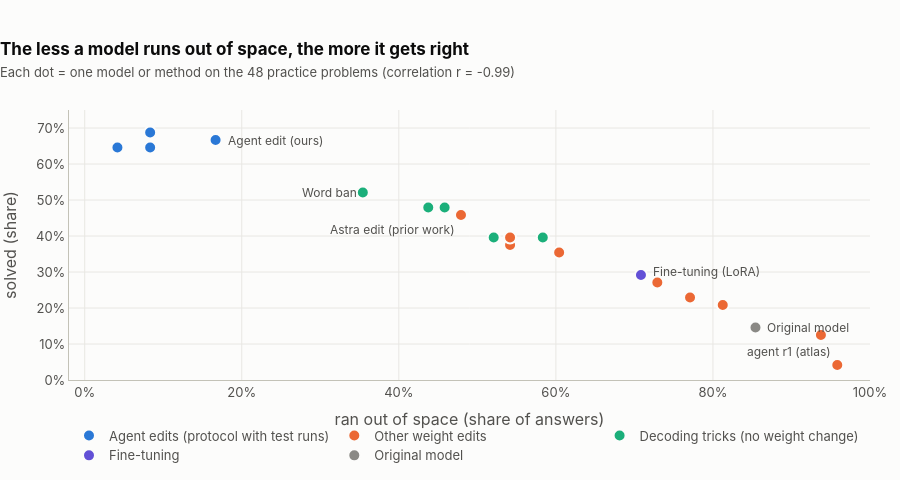

Notebook cell for this chart:
### Markdown cell above
## 4. Why it works: stop the loops, and the answers follow

Every method and every edited model we ever tested on the practice set is one dot. Horizontally: how often it ran
out of space. Vertically: how often it was right.

### Code cell
G = {"Agent edits (protocol with test runs)": BLUE, "Other weight edits": ORANGE, "Decoding tricks (no weight change)": AQUA,
     "Fine-tuning": VIOLET, "Original model": GRAY}
def group(a):
    if a == "base": return "Original model"
    if a.startswith("ft_"): return "Fine-tuning"
    if a.startswith(("lb", "bf")): return "Decoding tricks (no weight change)"
    if a in ("m2a_a1", A1, "m2a_a2", A1 + "+bf4096"): return "Agent edits (protocol with test runs)"
    return "Other weight edits"
NICE = {"m2a_r1": "agent r1 (atlas)", "m2a_a0": "agent a0", "m2a_r2": "agent r2 (atlas)", "m2a_r3": "agent r3 (atlas)",
        "m2a_a1": "agent a1 (1st pick)", "m2a_r1_192156_139": "agent r1 (3rd pick)", "m2a_dose_232243_057": "dose test 1",
        "m2a_dose_232709_125": "dose test 2", "lb_w10_t0": "word ban (setting 1)", "lb_w3_t1": "word ban (setting 3)",
        "bf8192": "time limit 8,192", "m2a_naive": "automated search"}
fig = go.Figure()
pts = []
for a, v in gen["dev48"].items():
    s = v["summary"]; n = len(v["rows"])
    pts.append((a, s["cut"], s["acc"], n, group(a)))
for gname, col in G.items():
    P = [p for p in pts if p[4] == gname]
    fig.add_scatter(x=[p[1] for p in P], y=[p[2] for p in P], mode="markers", name=gname,
                    marker=dict(size=12, color=col, line=dict(color=SURFACE, width=2)),
                    customdata=[[ARMS[p[0]][0] if p[0] in ARMS else NICE.get(p[0], p[0]), round(p[2] * p[3]), p[3], round(p[1] * p[3])] for p in P],
                    hovertemplate="<b>%{customdata[0]}</b><br>ran out of space on %{customdata[3]} of %{customdata[2]} (%{x:.0%})<br>solved %{customdata[1]} of %{customdata[2]} (%{y:.0%})<extra></extra>")
for a, xa, ys in [("base", "left", 0), (A1, "left", 0), ("astra", "right", -14), ("ft_sft_ep2", "left", 4), ("lbx_w10_t1", "right", 0), ("m2a_r1", "right", 14)]:
    p = next(p for p in pts if p[0] == a)
    fig.add_annotation(x=p[1], y=p[2], text=ARMS[a][0] if a in ARMS else NICE[a], showarrow=False,
                       xshift=10 if xa == "left" else -4, yshift=ys, xanchor=xa, font=dict(color=INK2, size=12))
import numpy as np
r = np.corrcoef([p[1] for p in pts], [p[2] for p in pts])[0, 1]
style(fig, 480, "The less a model runs out of space, the more it gets right",
      f"Each dot = one model or method on the 48 practice problems (correlation r = {r:.2f})")
fig.update_xaxes(title="ran out of space (share of answers)", tickformat=".0%", range=[-0.02, 1.0], zeroline=False)
fig.update_yaxes(title="solved (share)", tickformat=".0%", range=[0, 0.75])
show(fig)

### Figure 1 — Plotly figure (JSON) as saved in the notebook; plotly's stock layout.template omitted (floating-point values rounded to 4 significant figures)
{"data": [{"customdata": [["agent a1 (1st pick)", 31, 48, 2], ["Agent edit (ours)", 32, 48, 8], ["Agent edit, 2nd agent", 31, 48, 4], ["Agent edit + time limit", 33, 48, 4]], "hovertemplate": "<b>%{customdata[0]}</b><br>ran out of space on %{customdata[3]} of %{customdata[2]} (%{x:.0%})<br>solved %{customdata[1]} of %{customdata[2]} (%{y:.0%})<extra></extra>", "marker": {"color": "#2a78d6", "line": {"color": "#fcfcfb", "width": 2}, "size": 12}, "mode": "markers", "name": "Agent edits (protocol with test runs)", "type": "scatter", "x": [0.04167, 0.1667, 0.08333, 0.08333], "y": [0.6458, 0.6667, 0.6458, 0.6875]}, {"customdata": [["Astra edit (prior work)", 22, 48, 23], ["agent r1 (atlas)", 2, 48, 46], ["agent a0", 18, 48, 26], ["agent r1 (3rd pick)", 11, 48, 37], ["dose test 1", 6, 48, 45], ["dose test 2", 10, 48, 39], ["agent r2 (atlas)", 17, 48, 29], ["agent r3 (atlas)", 19, 48, 26], ["Automated search (no agent)", 13, 48, 35]], "hovertemplate": "<b>%{customdata[0]}</b><br>ran out of space on %{customdata[3]} of %{customdata[2]} (%{x:.0%})<br>solved %{customdata[1]} of %{customdata[2]} (%{y:.0%})<extra></extra>", "marker": {"color": "#eb6834", "line": {"color": "#fcfcfb", "width": 2}, "size": 12}, "mode": "markers", "name": "Other weight edits", "type": "scatter", "x": [0.4792, 0.9583, 0.5417, 0.7708, 0.9375, 0.8125, 0.6042, 0.5417, 0.7292], "y": [0.4583, 0.04167, 0.375, 0.2292, 0.125, 0.2083, 0.3542, 0.3958, 0.2708]}, {"customdata": [["word ban (setting 1)", 19, 48, 28], ["Word ban", 25, 48, 17], ["word ban (setting 3)", 19, 48, 25], ["Thinking time limit", 23, 48, 22], ["time limit 8,192", 23, 48, 21]], "hovertemplate": "<b>%{customdata[0]}</b><br>ran out of space on %{customdata[3]} of %{customdata[2]} (%{x:.0%})<br>solved %{customdata[1]} of %{customdata[2]} (%{y:.0%})<extra></extra>", "marker": {"color": "#1baf7a", "line": {"color": "#fcfcfb", "width": 2}, "size": 12}, "mode": "markers", "name": "Decoding tricks (no weight change)", "type": "scatter", "x": [0.5833, 0.3542, 0.5208, 0.4583, 0.4375], "y": [0.3958, 0.5208, 0.3958, 0.4792, 0.4792]}, {"customdata": [["Fine-tuning (LoRA)", 14, 48, 34]], "hovertemplate": "<b>%{customdata[0]}</b><br>ran out of space on %{customdata[3]} of %{customdata[2]} (%{x:.0%})<br>solved %{customdata[1]} of %{customdata[2]} (%{y:.0%})<extra></extra>", "marker": {"color": "#6250d6", "line": {"color": "#fcfcfb", "width": 2}, "size": 12}, "mode": "markers", "name": "Fine-tuning", "type": "scatter", "x": [0.7083], "y": [0.2917]}, {"customdata": [["Original model", 7, 48, 41]], "hovertemplate": "<b>%{customdata[0]}</b><br>ran out of space on %{customdata[3]} of %{customdata[2]} (%{x:.0%})<br>solved %{customdata[1]} of %{customdata[2]} (%{y:.0%})<extra></extra>", "marker": {"color": "#8a8985", "line": {"color": "#fcfcfb", "width": 2}, "size": 12}, "mode": "markers", "name": "Original model", "type": "scatter", "x": [0.8542], "y": [0.1458]}], "layout": {"annotations": [{"font": {"color": "#52514e", "size": 12}, "showarrow": false, "text": "Original model", "x": 0.8542, "xanchor": "left", "xshift": 10, "y": 0.1458, "yshift": 0}, {"font": {"color": "#52514e", "size": 12}, "showarrow": false, "text": "Agent edit (ours)", "x": 0.1667, "xanchor": "left", "xshift": 10, "y": 0.6667, "yshift": 0}, {"font": {"color": "#52514e", "size": 12}, "showarrow": false, "text": "Astra edit (prior work)", "x": 0.4792, "xanchor": "right", "xshift": -4, "y": 0.4583, "yshift": -14}, {"font": {"color": "#52514e", "size": 12}, "showarrow": false, "text": "Fine-tuning (LoRA)", "x": 0.7083, "xanchor": "left", "xshift": 10, "y": 0.2917, "yshift": 4}, {"font": {"color": "#52514e", "size": 12}, "showarrow": false, "text": "Word ban", "x": 0.3542, "xanchor": "right", "xshift": -4, "y": 0.5208, "yshift": 0}, {"font": {"color": "#52514e", "size": 12}, "showarrow": false, "text": "agent r1 (atlas)", "x": 0.9583, "xanchor": "right", "xshift": -4, "y": 0.04167, "yshift": 14}], "bargap": 0.25, "font": {"color": "#52514e", "family": "Inter, Helvetica, Arial, sans-serif", "size": 13}, "height": 480, "hoverlabel": {"align": "left", "bgcolor": "white", "bordercolor": "#c3c2b7", "font": {"color": "#0b0b0b", "size": 13}}, "legend": {"font": {"color": "#52514e"}, "orientation": "h", "x": 0, "y": -0.15}, "margin": {"b": 40, "l": 10, "r": 30, "t": 110}, "paper_bgcolor": "#fcfcfb", "plot_bgcolor": "#fcfcfb", "title": {"font": {"color": "#0b0b0b", "size": 17}, "text": "<b>The less a model runs out of space, the more it gets right</b><br><span style='font-size:13px;color:#52514e'>Each dot = one model or method on the 48 practice problems (correlation r = -0.99)</span>", "x": 0, "xanchor": "left"}, "xaxis": {"gridcolor": "#e8e7e3", "linecolor": "#c3c2b7", "range": [-0.02, 1.0], "tickfont": {"color": "#52514e"}, "tickformat": ".0%", "title": {"text": "ran out of space (share of answers)"}, "zeroline": false, "zerolinecolor": "#c3c2b7"}, "yaxis": {"gridcolor": "#e8e7e3", "linecolor": "#c3c2b7", "range": [0, 0.75], "tickfont": {"color": "#52514e"}, "tickformat": ".0%", "title": {"text": "solved (share)"}, "zerolinecolor": "#c3c2b7"}}}
